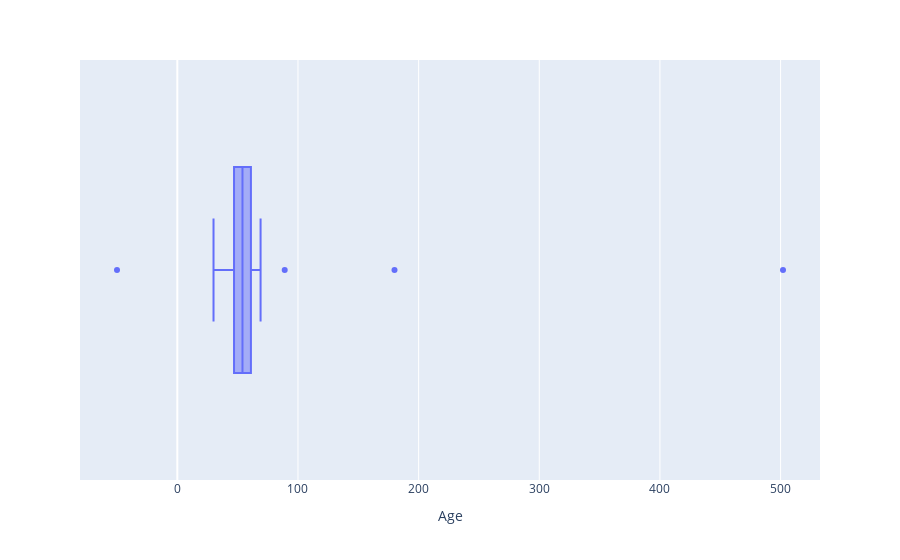

The notebook cell this image was saved under:
### Markdown cell above
Plotting a box for the age column to spot outliers

### Code cell
Age_fig = px.box(df, x="Age")
Age_fig.show()

### Figure 1 — Plotly figure (JSON) as saved in the notebook; plotly's stock layout.template omitted (floating-point values rounded to 4 significant figures; data arrays with more than 128 entries replaced by an {"elided": "..."} marker saying what was removed)
{"data": [{"alignmentgroup": "True", "hovertemplate": "Age=%{x}<extra></extra>", "legendgroup": "", "marker": {"color": "#636efa"}, "name": "", "notched": false, "offsetgroup": "", "orientation": "h", "showlegend": false, "type": "box", "x": {"elided": "4024 float values"}, "x0": " ", "xaxis": "x", "y0": " ", "yaxis": "y"}], "layout": {"boxmode": "group", "legend": {"tracegroupgap": 0}, "margin": {"t": 60}, "xaxis": {"anchor": "y", "domain": [0, 1], "title": {"text": "Age"}}, "yaxis": {"anchor": "x", "domain": [0, 1]}}}
